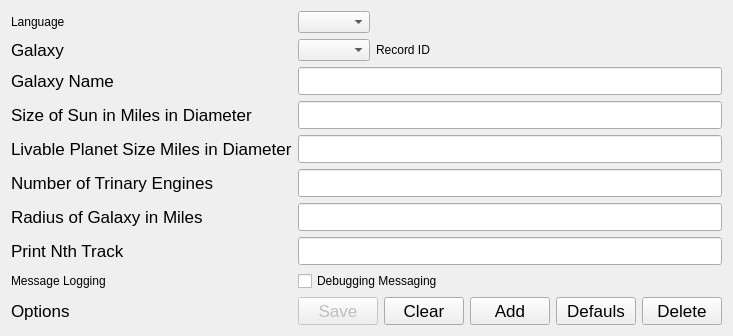
      <widget class="QWidget" name="tabSettings">
       <attribute name="title">
        <string>Settings</string>
       </attribute>
       <layout class="QVBoxLayout" name="verticalLayout_3">
        <item>
         <layout class="QFormLayout" name="formLayoutSettingsDbType">
          <item row="0" column="0">
           <widget class="QLabel" name="labelSettingsLanguage">
            <property name="text">
             <string>Language</string>
            </property>
           </widget>
          </item>
          <item row="0" column="1">
           <layout class="QHBoxLayout" name="horizontalLayoutSetttingsLanguage">
            <item>
             <widget class="QComboBox" name="comboBoxSettingsLanguage">
              <property name="currentText">
               <string notr="true"/>
              </property>
             </widget>
            </item>
            <item>
             <spacer name="horizontalSpacer">
              <property name="orientation">
               <enum>Qt::Horizontal</enum>
              </property>
              <property name="sizeHint" stdset="0">
               <size>
                <width>40</width>
                <height>20</height>
               </size>
              </property>
             </spacer>
            </item>
           </layout>
          </item>
          <item row="1" column="0">
           <widget class="QLabel" name="labelSettingsGalaxy">
            <property name="font">
             <font>
              <pointsize>13</pointsize>
             </font>
            </property>
            <property name="text">
             <string>Galaxy</string>
            </property>
           </widget>
          </item>
          <item row="2" column="0">
           <widget class="QLabel" name="labelSettingsGalaxyName">
            <property name="font">
             <font>
              <pointsize>13</pointsize>
             </font>
            </property>
            <property name="text">
             <string>Galaxy Name</string>
            </property>
           </widget>
          </item>
          <item row="2" column="1">
           <widget class="QLineEdit" name="lineEditSettingsGalaxyName">
            <property name="font">
             <font>
              <pointsize>13</pointsize>
             </font>
            </property>
            <property name="inputMask">
             <string notr="true"/>
            </property>
            <property name="text">
             <string notr="true"/>
            </property>
            <property name="placeholderText">
             <string notr="true"/>
            </property>
           </widget>
          </item>
          <item row="3" column="0">
           <widget class="QLabel" name="labelSettingsSunSize">
            <property name="font">
             <font>
              <pointsize>13</pointsize>
             </font>
            </property>
            <property name="text">
             <string>Size of Sun in Miles in Diameter</string>
            </property>
           </widget>
          </item>
          <item row="3" column="1">
           <widget class="QLineEdit" name="lineEditSettingsSunSize">
            <property name="font">
             <font>
              <pointsize>13</pointsize>
             </font>
            </property>
            <property name="inputMask">
             <string notr="true"/>
            </property>
            <property name="text">
             <string notr="true"/>
            </property>
            <property name="placeholderText">
             <string notr="true"/>
            </property>
           </widget>
          </item>
          <item row="4" column="0">
           <widget class="QLabel" name="labelSettingsLpSize">
            <property name="font">
             <font>
              <pointsize>13</pointsize>
             </font>
            </property>
            <property name="text">
             <string>Livable Planet Size Miles in Diameter</string>
            </property>
           </widget>
          </item>
          <item row="4" column="1">
           <widget class="QLineEdit" name="lineEditSettingsPlanetSize">
            <property name="font">
             <font>
              <pointsize>13</pointsize>
             </font>
            </property>
            <property name="inputMask">
             <string notr="true"/>
            </property>
            <property name="text">
             <string notr="true"/>
            </property>
            <property name="placeholderText">
             <string notr="true"/>
            </property>
           </widget>
          </item>
          <item row="5" column="0">
           <widget class="QLabel" name="labelSettingsTrinaryEngines">
            <property name="font">
             <font>
              <pointsize>13</pointsize>
             </font>
            </property>
            <property name="text">
             <string>Number of Trinary Engines</string>
            </property>
           </widget>
          </item>
          <item row="5" column="1">
           <widget class="QLineEdit" name="lineEditSettingsTrinaryEngines">
            <property name="font">
             <font>
              <pointsize>13</pointsize>
             </font>
            </property>
            <property name="inputMask">
             <string notr="true"/>
            </property>
            <property name="text">
             <string notr="true"/>
            </property>
            <property name="placeholderText">
             <string notr="true"/>
            </property>
           </widget>
          </item>
          <item row="6" column="0">
           <widget class="QLabel" name="labelSettingsGalaxyRadius">
            <property name="font">
             <font>
              <pointsize>13</pointsize>
             </font>
            </property>
            <property name="text">
             <string>Radius of Galaxy in Miles</string>
            </property>
           </widget>
          </item>
          <item row="6" column="1">
           <widget class="QLineEdit" name="lineEditSettingsGalaxyRadius">
            <property name="font">
             <font>
              <pointsize>13</pointsize>
             </font>
            </property>
            <property name="inputMask">
             <string notr="true"/>
            </property>
            <property name="text">
             <string notr="true"/>
            </property>
            <property name="placeholderText">
             <string notr="true"/>
            </property>
           </widget>
          </item>
          <item row="7" column="0">
           <widget class="QLabel" name="labelSettingsNthTrack">
            <property name="font">
             <font>
              <pointsize>13</pointsize>
             </font>
            </property>
            <property name="text">
             <string>Print Nth Track</string>
            </property>
           </widget>
          </item>
          <item row="7" column="1">
           <widget class="QLineEdit" name="lineEditSettingsNthTrack">
            <property name="font">
             <font>
              <pointsize>13</pointsize>
             </font>
            </property>
            <property name="inputMask">
             <string notr="true"/>
            </property>
            <property name="text">
             <string notr="true"/>
            </property>
            <property name="placeholderText">
             <string notr="true"/>
            </property>
           </widget>
          </item>
          <item row="8" column="0">
           <widget class="QLabel" name="labelSettingsMessaging">
            <property name="text">
             <string>Message Logging</string>
            </property>
           </widget>
          </item>
          <item row="8" column="1">
           <layout class="QHBoxLayout" name="horizontalLayoutSettingsMessaging">
            <item>
             <widget class="QCheckBox" name="checkBoxSettignsMessaging">
              <property name="text">
               <string>Debugging Messaging</string>
              </property>
             </widget>
            </item>
           </layout>
          </item>
          <item row="9" column="0">
           <widget class="QLabel" name="labelSettingsOptions">
            <property name="font">
             <font>
              <pointsize>13</pointsize>
             </font>
            </property>
            <property name="text">
             <string>Options</string>
            </property>
           </widget>
          </item>
          <item row="9" column="1">
           <layout class="QHBoxLayout" name="horizontalLayoutSettings">
            <item>
             <widget class="QPushButton" name="pushButtonSettingsSave">
              <property name="enabled">
               <bool>false</bool>
              </property>
              <property name="font">
               <font>
                <pointsize>13</pointsize>
               </font>
              </property>
              <property name="text">
               <string>Save</string>
              </property>
             </widget>
            </item>
            <item>
             <widget class="QPushButton" name="pushButtonSettingsClear">
              <property name="font">
               <font>
                <pointsize>13</pointsize>
               </font>
              </property>
              <property name="text">
               <string>Clear</string>
              </property>
             </widget>
            </item>
            <item>
             <widget class="QPushButton" name="pushButtonSettingsAdd">
              <property name="font">
               <font>
                <pointsize>13</pointsize>
               </font>
              </property>
              <property name="text">
               <string>Add</string>
              </property>
             </widget>
            </item>
            <item>
             <widget class="QPushButton" name="pushButtonSettingsDefalut">
              <property name="font">
               <font>
                <pointsize>13</pointsize>
               </font>
              </property>
              <property name="text">
               <string>Defauls</string>
              </property>
             </widget>
            </item>
            <item>
             <widget class="QPushButton" name="pushButtonSettingsDelete">
              <property name="font">
               <font>
                <pointsize>13</pointsize>
               </font>
              </property>
              <property name="text">
               <string>Delete</string>
              </property>
             </widget>
            </item>
           </layout>
          </item>
          <item row="1" column="1">
           <layout class="QHBoxLayout" name="horizontalLayout">
            <item>
             <widget class="QComboBox" name="comboBoxSettingsGalaxy">
              <property name="currentText">
               <string notr="true"/>
              </property>
             </widget>
            </item>
            <item>
             <widget class="QLabel" name="labelRecordIdSettings">
              <property name="text">
               <string notr="true">Record ID</string>
              </property>
             </widget>
            </item>
            <item>
             <spacer name="horizontalSpacer_2">
              <property name="orientation">
               <enum>Qt::Horizontal</enum>
              </property>
              <property name="sizeHint" stdset="0">
               <size>
                <width>40</width>
                <height>20</height>
               </size>
              </property>
             </spacer>
            </item>
           </layout>
          </item>
         </layout>
        </item>
       </layout>
      </widget>
